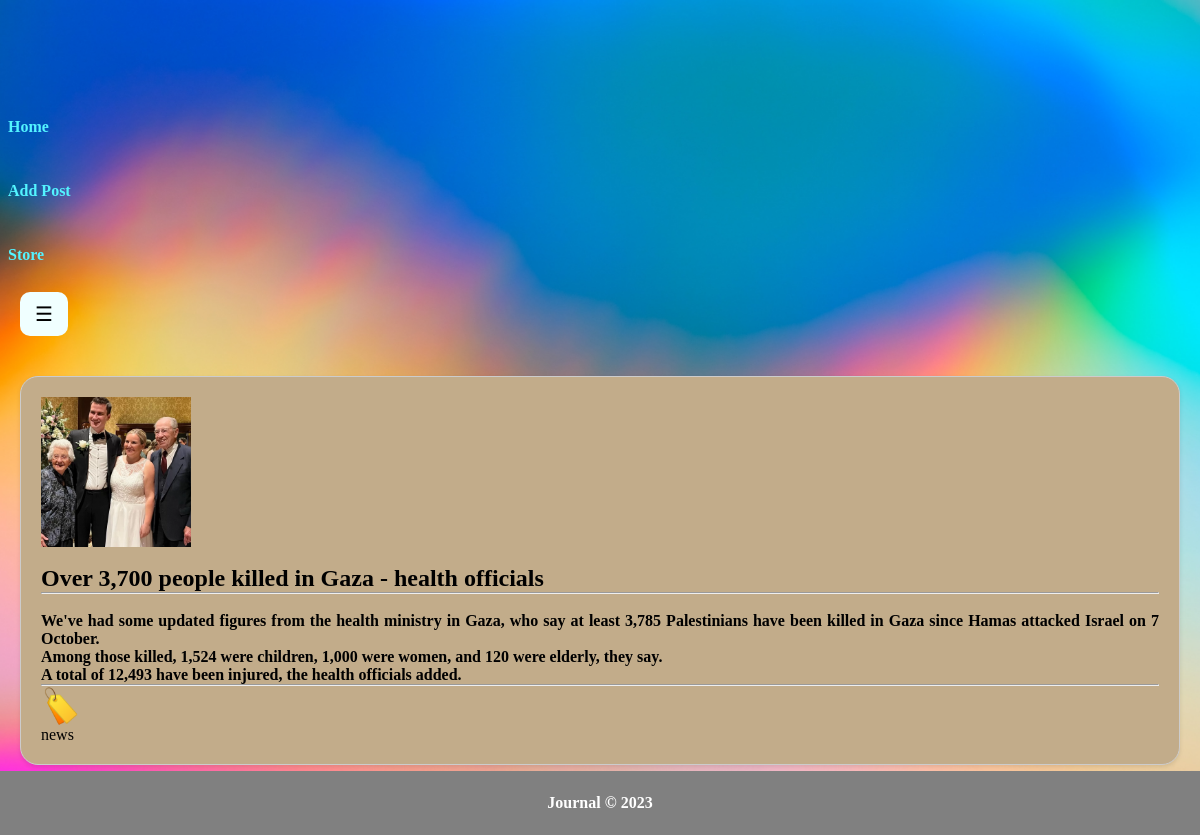
The page /main/post/9/ on the database its author committed.
### app001/models.py (models this page shows, shortened)
class Post(models.Model):
    title = models.CharField(max_length=200)
    content = models.TextField()
    author = models.ForeignKey(User, on_delete=models.CASCADE)
    publication_date = models.DateTimeField(auto_now_add=True)
    tags = models.ManyToManyField(Tag)
    image = models.ImageField(upload_to=upload_to_post_images, default='default_image.jpg')  # Add the default value

class Tag(models.Model):
    name = models.CharField(max_length=50, unique=True)

### app001/views.py (the view)
# urls.py: path('post/<int:post_id>/', views.post_detail, name='post_detail'),
def post_detail(request, post_id):
    post = get_object_or_404(Post, id=post_id)
    return render(request, 'post_detail.html', {'post': post})

### templates/post_detail.html
{% extends 'base.html' %}
{% load static %}
{% block extra_css %}
    <link rel="stylesheet" href="{% static 'css/post-detail.css' %}">
{% endblock %}
{% block content %}
  <div class="paper-container">
    <div class="icon">
        <img src="{{ post.image.url }}">
    </div>
    <br>
    <h2>{{ post.title }}</h2>
    <hr>
    <br>
    <div class="post-content">
        <p>{{ post.content|safe }}</p>
    </div>
    <hr>
    <div class="tagicon">
    </div>
    {% for tag in post.tags.all %}
    {{ tag.name }}
{% endfor %}
  </div>
{% endblock %}

### static/css/style.css (style rules this page uses)
* { margin: 0; padding: 0; box-sizing: border-box; }
body { background-image: url('/static/images/c\ \(2\).jpg'); background-repeat: no-repeat; background-size: cover; }
.container p { font-family: Georgia, 'Times New Roman', Times, serif; font-weight: bold; }

### static/css/post-detail.css (style rules this page uses)
.paper-container { background-color: #c2ac8a; border: 1px solid #ccc; border-radius: 18px; box-shadow: 0 2px 4px rgba(0, 0, 0, 0.1); padding: 20px; margin: 20px; min-width: 90%; text-align: left; }
.icon { width: 150px; height: 150px; overflow: hidden; }
.icon img { width: 100%; height: 100%; object-fit: cover; }
.post-content { font-family:'Franklin Gothic Medium', 'Arial Narrow', Arial, sans-serif; text-align: justify; }
.tagicon { height: 40px; width: 40px; background-image: url('/static/images/R1.png'); background-size: cover; }

### rows shown on the page
Post: image (picture), title "Over 3,700 people killed in Gaza - health officials", content "We've had some updated figures from the health ministry in Gaza, who say at least 3,785 Palestinians have been killed in Gaza since Hamas attacked Israel on 7 October. Among those killed, 1,524 were children, 1,000 were women, and 120 were elderly, they say. A total of 12,493 have been injured, the health officials added."
Tag: name "news"
